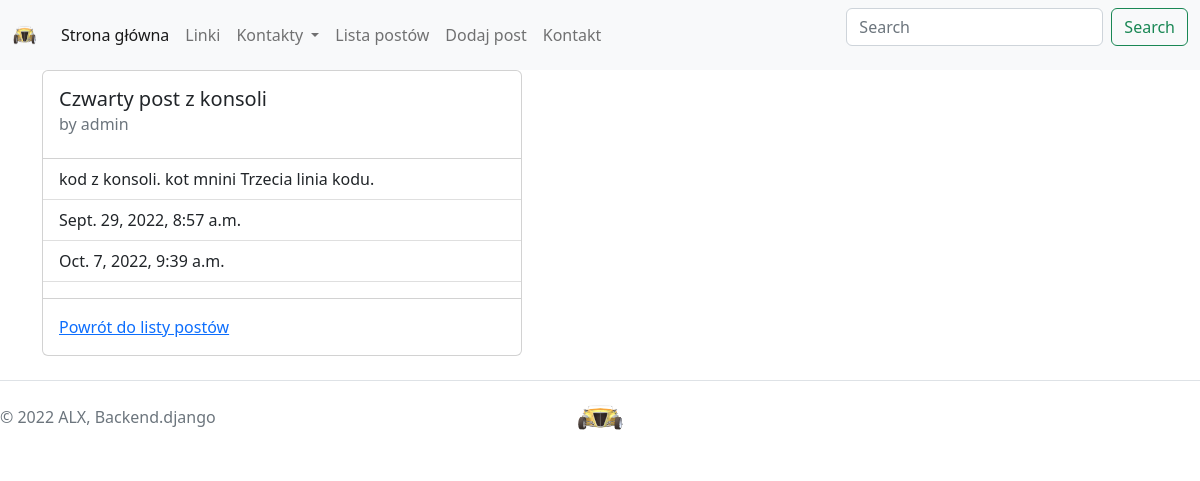
The page /posts/4 on the database its author committed.
### posts/models.py (models this page shows, shortened)
class Post(models.Model):
    author = models.ForeignKey(
        "auth.User",
        on_delete=models.CASCADE,
        related_name="posts"
    )
    title = models.CharField(max_length=255)  # pole tekstowe o określonej długości
    content = models.TextField()  # pole tekstowe o nieokreślonej długości
    published = models.BooleanField(default=False)  # flaga true/false
    sponsored = models.BooleanField(default=False)  # flaga true/false
    created = models.DateTimeField(auto_now_add=True)  # data utworzenia - tylko przy utworzeniu
    modified = models.DateTimeField(auto_now=True)  # data modyfikacji - zawsze gdy klikniemy save
    tags = models.ManyToManyField('tags.Tag', related_name="posts", blank=True)
    example_file = models.FileField(upload_to='posts/examples/', blank=True, null=True)
    image = models.ImageField(upload_to='posts/images/', blank=True, null=True)
    def is_content_long(self, n_chars=200):
        return len(self.content) > n_chars

### posts/views.py (the view)
# urls.py: path('<int:id>', posts_details, name='details'),
def posts_details(request, id):
    p = Post.objects.get(id=id)
    context = {'post': p}
    return render(request, 'posts/details.html', context)

### posts/templates/posts/details.html (shortened to what this page needs)
{% extends "main/base.html" %}
{% block content %}
    <div class="card" style="width: 30rem;">
        <div class="card-body">
            <h5 class="card-title">{{ post.title }}</h5>
            <h6 class="card-subtitle mb-2 text-muted">by {{ post.author }}</h6>
        </div>
        <ul class="list-group list-group-flush">
            {% if post.is_content_long %}
                <li class="list-group-item">Shortened: {{ post.short_content }}...</li>
            {% else %}
                <li class="list-group-item">{{ post.content }}</li>
            {% endif %}
            <li class="list-group-item">{{ post.created }}</li>
            <li class="list-group-item">{{ post.modified }}</li>
            <li class="list-group-item">
            </li>
        </ul>
        <div class="card-body">
            <a href="{% url 'posts:list' %}" class="card-link">Powrót do listy postów</a>
        </div>
    </div>
{% endblock %}

### rows shown on the page
Post: title "Czwarty post z konsoli", author "admin", content "kod z konsoli. kot mnini Trzecia linia kodu.", created "Sept. 29, 2022, 8:57 a.m.", modified "Oct. 7, 2022, 9:39 a.m."
